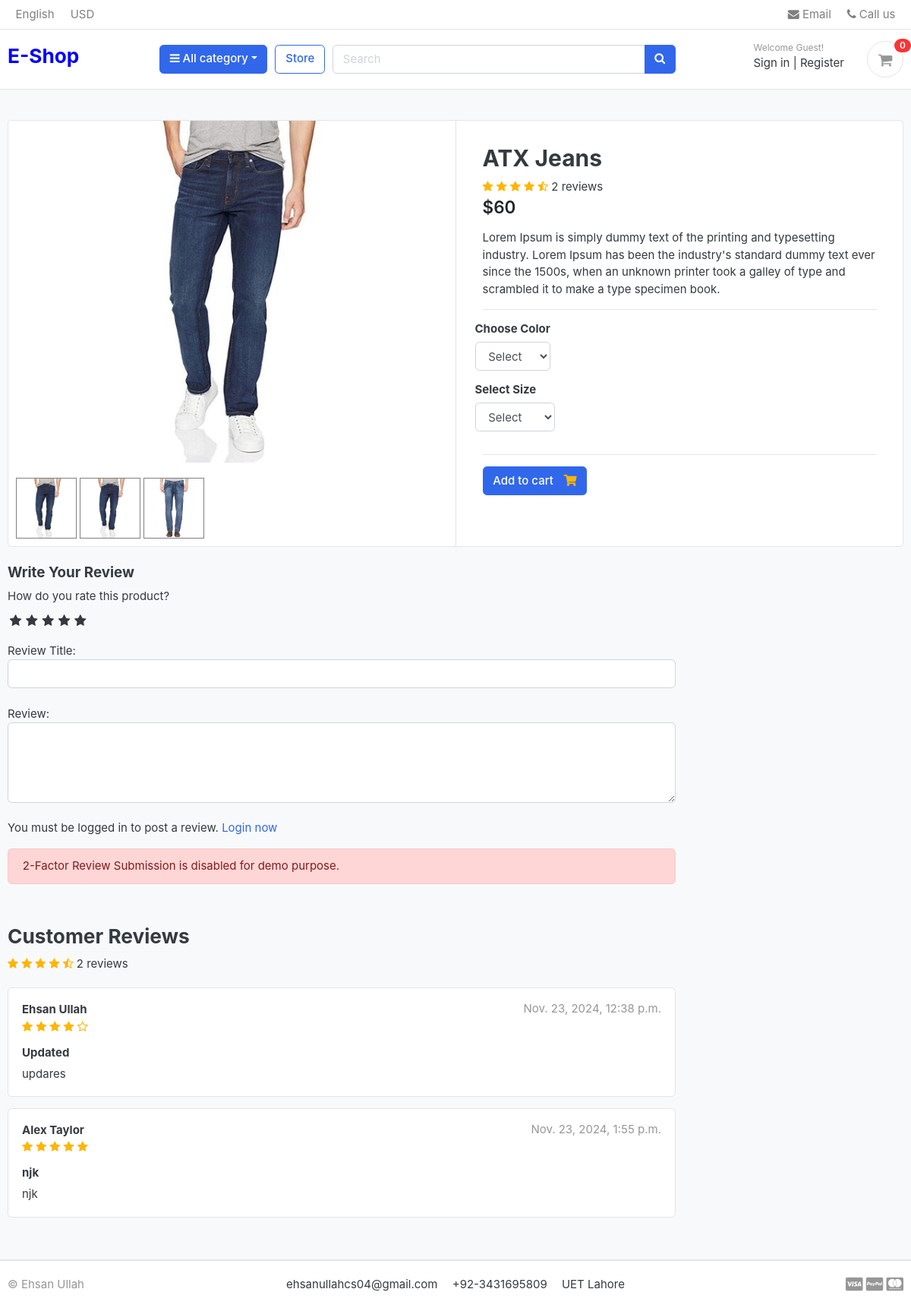
/store/category/jeans/atx-jeans/, run on the app's committed database.
### store/models.py (models this page shows, shortened)
class Product(models.Model):
    product_name = models.CharField(max_length=200, unique=True)
    slug = models.SlugField(max_length=200, unique=True)
    description = models.TextField(max_length=500, blank=True)
    price = models.IntegerField()
    original_price = models.IntegerField(blank=True, null=True)  # To store the original price
    images = models.ImageField(upload_to="photos/products")
    stock = models.IntegerField()
    is_available = models.BooleanField(default=True)
    is_black_friday_sale = models.BooleanField(default=False)
    category = models.ForeignKey(Category, on_delete=models.CASCADE)
    created_date = models.DateTimeField(auto_now_add=True)
    modified_date = models.DateTimeField(auto_now=True)
    def averageReview(self):
        reviews = ReviewRating.objects.filter(product=self, status=True).aggregate(average=Avg('rating'))
        avg = 0
        if reviews['average'] is not None:
            avg = float(reviews['average'])
        return avg
    def countReview(self):
        reviews = ReviewRating.objects.filter(product=self, status=True).aggregate(count=Count('id'))
        count = 0
        if reviews['count'] is not None:
            count = int(reviews['count'])
        return count

class ProductGallery(models.Model):
    product = models.ForeignKey(Product, default=None, on_delete=models.CASCADE)
    image = models.ImageField(upload_to='store/products', max_length=255)
    class Meta:
        verbose_name = 'productgallery'
        verbose_name_plural = 'product gallery'

class ReviewRating(models.Model):
    product = models.ForeignKey(Product, on_delete=models.CASCADE)
    user = models.ForeignKey(Account, on_delete=models.CASCADE)
    subject = models.CharField(max_length=100, blank=True)
    review = models.TextField(max_length=500, blank=True)
    rating = models.FloatField()
    ip = models.CharField(max_length=20, blank=True)
    status = models.BooleanField(default=True)
    created_at = models.DateTimeField(auto_now_add=True)
    updated_at = models.DateTimeField(auto_now=True)

### accounts/models.py (models this page shows, shortened)
class Account(AbstractBaseUser):
    first_name      = models.CharField(max_length=50)
    last_name       = models.CharField(max_length=50)
    username        = models.CharField(max_length=50, unique=True)
    email           = models.EmailField(max_length=100, unique=True)
    phone_number    = models.CharField(max_length=50)
    date_joined     = models.DateTimeField(auto_now_add=True)
    last_login      = models.DateTimeField(auto_now_add=True)
    is_admin        = models.BooleanField(default=False)
    is_staff        = models.BooleanField(default=False)
    is_active        = models.BooleanField(default=False)
    is_superadmin        = models.BooleanField(default=False)
    USERNAME_FIELD = 'email'
    REQUIRED_FIELDS = ['username', 'first_name', 'last_name']
    objects = MyAccountManager()
    def full_name(self):
        return f'{self.first_name} {self.last_name}'

### store/views.py (the view)
# urls.py: path('category/<slug:category_slug>/<slug:product_slug>/', views.product_detail, name='product_detail'),
def product_detail(request, category_slug, product_slug):
    try:
        single_product = Product.objects.get(category__slug=category_slug, slug=product_slug)
        in_cart = CartItem.objects.filter(cart__cart_id=_cart_id(request), product=single_product).exists()
    except Exception as e:
        raise e
    if request.user.is_authenticated:
        try:
            orderproduct = OrderProduct.objects.filter(user=request.user, product_id=single_product.id).exists()
        except OrderProduct.DoesNotExist:
            orderproduct = None
    else:
        orderproduct = None
    reviews = ReviewRating.objects.filter(product_id=single_product.id, status=True)
    product_gallery = ProductGallery.objects.filter(product_id=single_product.id)
    context = {
        'single_product': single_product,
        'in_cart'       : in_cart,
        'orderproduct': orderproduct,
        'reviews': reviews,
        'product_gallery': product_gallery,
    }
    return render(request, 'store/product_detail.html', context)

### carts/context_processors.py (called while the page is built)
def counter(request):
    cart_count = 0
    if "admin" in request.path:
        return {}
    else:
        try:
            cart = Cart.objects.filter(cart_id=_cart_id(request))
            if request.user.is_authenticated:
                cart_items = CartItem.objects.all().filter(user=request.user)
            else:
                cart_items = CartItem.objects.all().filter(cart=cart[:1])
            for cart_item in cart_items:
                cart_count += cart_item.quantity
        except Cart.DoesNotExist:
            cart_count = 0
    return dict(cart_count=cart_count)

### carts/views.py (called while the page is built)
def _cart_id(request):
    cart = request.session.session_key
    if not cart:
        cart = request.session.create()
    return cart

### category/conntext_processors.py (called while the page is built)
def menu_links(request):
    links = Category.objects.all()
    return dict(links=links)

### category/models.py (called while the page is built)
    def get_url(self):
        return reverse("products_by_category", args=[self.slug])

### store/models.py (called while the page is built)
    def colors(self):
        return super(VariationManager, self).filter(variation_category='color', is_active=True)

    def sizes(self):
        return super(VariationManager, self).filter(variation_category='size', is_active=True)

### templates/store/product_detail.html (shortened to what this page needs)
{% extends 'base.html' %}
{% load static %}
{% block content %}
  <section class="section-content padding-y bg">
    <div class="container">
      <div class="card">
        <div class="row no-gutters">
          <aside class="col-md-6">
            <article class="gallery-wrap">
              <div class="img-big-wrap mainImage">
                <center>
                  <img src="{{ single_product.images.url }}" />
                </center>
              </div>
            </article>
            <ul class="thumb">
              <li>
                <a href="{{ single_product.images.url }}" target="mainImage"><img src="{{ single_product.images.url }}" alt="Product Image" /></a>
                {% for i in product_gallery %}
                  <a href="{{ i.image.url }}" target="mainImage"><img src="{{ i.image.url }}" alt="Product Image" /></a>
                {% endfor %}
              </li>
            </ul>
          </aside>
          <main class="col-md-6 border-left">
            <form method="POST" action="{% url 'add_cart' single_product.id %}">
              <article class="content-body">
                <h2 class="title">{{ single_product.product_name }}</h2>
                <div class="rating-star">
                  <span>
                    <i class="fa fa-star{% if single_product.averageReview < 0.5 %}-o{% elif single_product.averageReview >= 0.5 and single_product.averageReview < 1 %}-half-o{% endif %}" aria-hidden="true"></i>
                    <i class="fa fa-star{% if single_product.averageReview < 1.5 %}-o{% elif single_product.averageReview >= 1.5 and single_product.averageReview < 2 %}-half-o{% endif %}" aria-hidden="true"></i>
                    <i class="fa fa-star{% if single_product.averageReview < 2.5 %}-o{% elif single_product.averageReview >= 2.5 and single_product.averageReview < 3 %}-half-o{% endif %}" aria-hidden="true"></i>
                    <i class="fa fa-star{% if single_product.averageReview < 3.5 %}-o{% elif single_product.averageReview >= 3.5 and single_product.averageReview < 4 %}-half-o{% endif %}" aria-hidden="true"></i>
                    <i class="fa fa-star{% if single_product.averageReview < 4.5 %}-o{% elif single_product.averageReview >= 4.5 and single_product.averageReview < 5 %}-half-o{% endif %}" aria-hidden="true"></i>
                    <span>{{ single_product.countReview }} reviews</span>
                  </span>
                <div class="mb-3">
                  <var class="price h4">${{ single_product.price }}</var>
                </div>
                <p>{{ single_product.description }}</p>
                <hr />
                <div class="row">
                  <div class="item-option-select">
                    <h6>Choose Color</h6>
                    <select required name="color" id="" class="form-control">
                      <option value="" disabled selected>Select</option>
                    </select>
                  </div>
                </div>
                <div class="row">
                  <div class="item-option-select">
                    <h6>Select Size</h6>
                    <select required name="size" id="" class="form-control">
                      <option value="" disabled selected>Select</option>
                    </select>
                  </div>
                </div>
                <hr />
                {% if single_product.stock <= 0 %}
                  <h5 class="text-danger">Out of Stock</h5>
                {% else %}
                  <button type="submit" class="btn btn-primary"><span class="text">Add to cart</span> <i class="fas fa-shopping-cart"></i></button>
                {% endif %}
              </article>
            </form>
          </main>
        </div>
      </div>
      <br />
      <div class="row">
        <div class="col-md-9">
          <form action="{% url 'submit_review' single_product.id %}" method="POST">
            <h5>Write Your Review</h5>
            <div>
              <label>How do you rate this product?</label>
              <br />
              <div class="rate">
                <input type="radio" name="rating" id="rating10" value="5" required /><label for="rating10" title="5"></label>
                <input type="radio" name="rating" id="rating8" value="4" required /><label for="rating8" title="4"></label>
                <input type="radio" name="rating" id="rating6" value="3" required /><label for="rating6" title="3"></label>
                <input type="radio" name="rating" id="rating4" value="2" required /><label for="rating4" title="2"></label>
                <input type="radio" name="rating" id="rating2" value="1" required /><label for="rating2" title="1"></label>
              </div>
              <br />
              Review Title:<input type="text" class="form-control" name="subject" />
              <br />
              Review:<textarea name="review" rows="4" class="form-control"></textarea>
              <br />
              {% if user.is_authenticated %}
                <input type="submit" value="Submit Review" class="btn btn-primary" />
              {% else %}
                <p>
                  You must be logged in to post a review. <span><a href="{% url 'login' %}">Login now</a></span>
                </p>
              {% endif %}
              <div class="alert alert-danger" role="alert" style="margin-top:10px;">2-Factor Review Submission is disabled for demo purpose.</div>
            </div>
          </form>
          <br />
          <header class="section-heading">
            <h3>Customer Reviews</h3>
            <div class="rating-star">
              <span>
                <i class="fa fa-star{% if single_product.averageReview < 0.5 %}-o{% elif single_product.averageReview >= 0.5 and single_product.averageReview < 1 %}-half-o{% endif %}" aria-hidden="true"></i>
                <i class="fa fa-star{% if single_product.averageReview < 1.5 %}-o{% elif single_product.averageReview >= 1.5 and single_product.averageReview < 2 %}-half-o{% endif %}" aria-hidden="true"></i>
                <i class="fa fa-star{% if single_product.averageReview < 2.5 %}-o{% elif single_product.averageReview >= 2.5 and single_product.averageReview < 3 %}-half-o{% endif %}" aria-hidden="true"></i>
                <i class="fa fa-star{% if single_product.averageReview < 3.5 %}-o{% elif single_product.averageReview >= 3.5 and single_product.averageReview < 4 %}-half-o{% endif %}" aria-hidden="true"></i>
                <i class="fa fa-star{% if single_product.averageReview < 4.5 %}-o{% elif single_product.averageReview >= 4.5 and single_product.averageReview < 5 %}-half-o{% endif %}" aria-hidden="true"></i>
                <span>{{ single_product.countReview }} reviews</span>
              </span>
            </div>
          </header>
          {% for review in reviews %}
            <article class="box mb-3">
              <div class="icontext w-100">
                <div class="text">
                  <span class="date text-muted float-md-right">{{ review.updated_at }}</span>
                  <h6 class="mb-1">{{ review.user.full_name }}</h6>
                  <div class="rating-star">
                    <span>
                      <i class="fa fa-star{% if review.rating == 0.5 %}-half-o{% elif review.rating < 1 %}-o {% endif %}" aria-hidden="true"></i>
                      <i class="fa fa-star{% if review.rating == 1.5 %}-half-o{% elif review.rating < 2 %}-o {% endif %}" aria-hidden="true"></i>
                      <i class="fa fa-star{% if review.rating == 2.5 %}-half-o{% elif review.rating < 3 %}-o {% endif %}" aria-hidden="true"></i>
                      <i class="fa fa-star{% if review.rating == 3.5 %}-half-o{% elif review.rating < 4 %}-o {% endif %}" aria-hidden="true"></i>
                      <i class="fa fa-star{% if review.rating == 4.5 %}-half-o{% elif review.rating < 5 %}-o {% endif %}" aria-hidden="true"></i>
                    </span>
                  </div>
                </div>
              </div>
              <div class="mt-3">
                <h6>{{ review.subject }}</h6>
                <p>{{ review.review }}</p>
              </div>
            </article>
          {% endfor %}
        </div>
      </div>
  </section>
{% endblock %}

### static/css/ui.css (style rules this page uses)
html { font-family: "Inter", sans-serif; font-size: 15px; }
.content-body { flex: 1 1 auto; padding: 2rem 2.3rem; }
.padding-y { padding-top: 40px; padding-bottom: 40px; }
var { font-style: normal; }
article:after, .form-group:after { display: block; clear: both; content: ""; }
.bg { background-color: #f8f9fa; }
.section-heading { margin-bottom: 20px; margin-top: 15px; }
p:last-child { margin-bottom: 0; }
.btn .text + i { margin-left: 10px; }
.icontext { display: inline-flex; align-items: center; vertical-align: middle; }
.icontext .text { width: 100%; line-height: 1.2; }
.price { font-weight: 600; color: #212529; }
.box { padding: 18px; background: #fff; border-radius: 0.37rem; border: 1px solid #e4e4e4; }
.gallery-wrap .img-big-wrap { margin-bottom: 10px; border-radius: 0.37rem; overflow: hidden; background-color: #fff; }
.gallery-wrap .img-big-wrap img { height: 450px; width: auto; display: inline-block; }
.item-option-select { margin-bottom: 1rem; display: inline-block; margin-right: 15px; }

### greatkart/static/css/custom.css (style rules this page uses)
.rate { display: inline-block; border: 0; }
.rate>label { float: right; }
.rate>label:before { display: inline-block; font-size: 1.1rem; font-family: FontAwesome; content: "\f005"; margin: 0; padding: 0.3rem .2rem; cursor: pointer; }
.rating-star i { color: #ffb503 !important; }
ul.thumb { margin: 0 auto; padding: 0; float: left; }
ul.thumb li { list-style: none; margin: 10px; }
ul.thumb li img { width: 80px; height: 80px; border: 1px solid grey; }

### data on the page
Product: images (picture), product_name "ATX Jeans", countReview "2", price "60", description "Lorem Ipsum is simply dummy text of the printing and typesetting industry. Lorem Ipsum has been the industry's standard dummy text ever since the 1500s, when an unknown printer took a galley of type and scrambled it to make a type specimen book."
ProductGallery: image (picture)
ProductGallery: image (picture)
ReviewRating: updated_at "Nov. 23, 2024, 12:38 p.m.", user.full_name "Ehsan Ullah", rating 4 (drawn), subject "Updated", review "updares"
ReviewRating: updated_at "Nov. 23, 2024, 1:55 p.m.", user.full_name "Alex Taylor", rating 5 (drawn), subject "njk", review "njk"

### other printed values
{{ cart_count }} "0"
